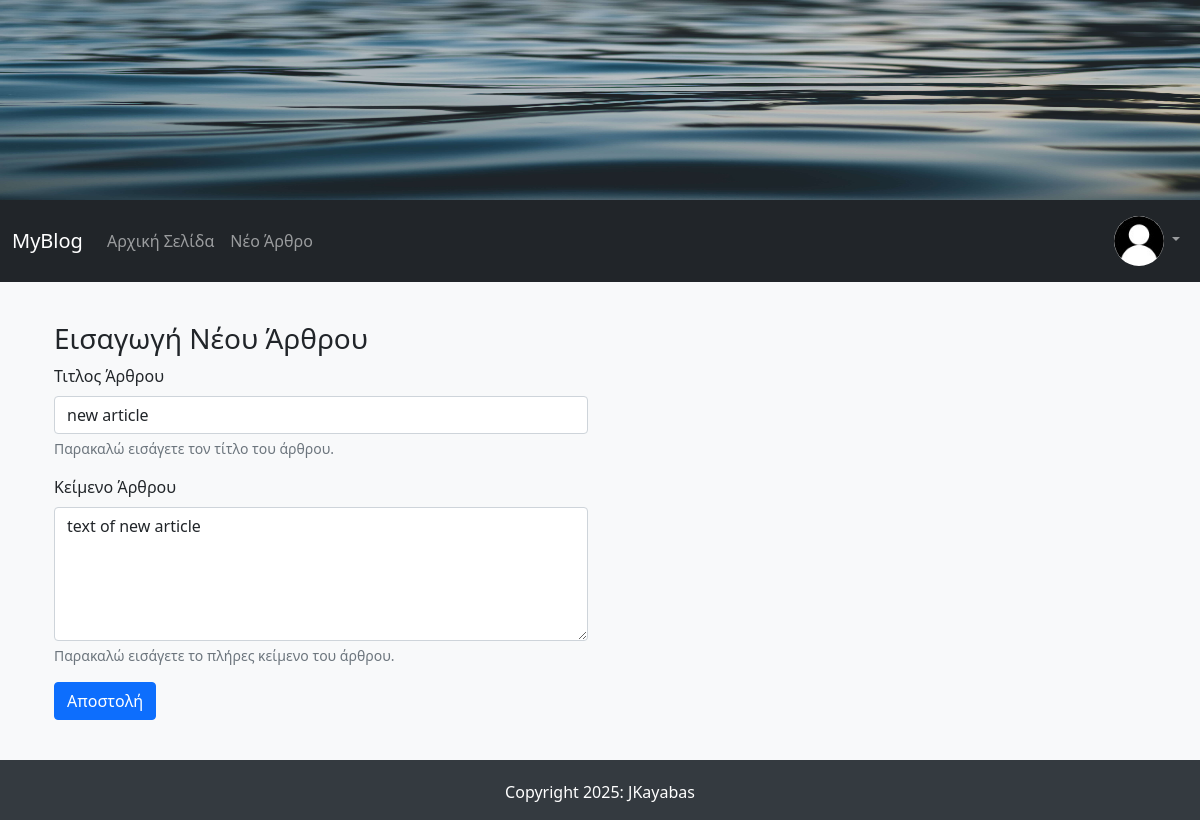
Page /edit_article/1 (signed in) on the committed database.
### FlaskBlogApp/models.py (models this page shows, shortened)
class User(db.Model, UserMixin):
    id = db.Column(db.Integer, primary_key=True)
    username = db.Column(db.String(15), unique=True, nullable=False)
    email = db.Column(db.String(150), unique=True, nullable=False)
    password = db.Column(db.String(36), nullable=False)
    profile_image = db.Column(db.String(30), default ='default_profile_image.jpg')
    articles = db.relationship('Article', backref='author', lazy=True)

class Article(db.Model):
    id = db.Column(db.Integer, primary_key = True)
    article_title = db.Column(db.String(50), nullable=False)
    article_body  = db.Column(db.Text(), nullable=False)
    article_image = db.Column(db.String(30), default ='default_article_image.jpg')
    date_created = db.Column(db.DateTime, nullable=False, default=datetime.utcnow)
    user_id = db.Column(db.Integer, db.ForeignKey('user.id'), nullable=False)

### FlaskBlogApp/routes.py (the view)
@app.route("/edit_article/<int:article_id>", methods=['GET', 'POST'])
@login_required
def edit_article(article_id):
    article = Article.query.filter_by(id=article_id, author=current_user).first_or_404()
    form = NewArticleForm(article_title=article.article_title, article_body=article.article_body)
    if request.method == 'POST' and form.validate_on_submit():
        article.article_title = form.article_title.data
        article.article_body = form.article_body.data
        db.session.commit()
        flash(f"Το άρθρο με τίτλο <b>{article.article_title} </b>ενημερώθηκε με επιτυχία.", "success")
        return redirect(url_for('root'))
    return render_template("new_article.html", form=form)

### FlaskBlogApp/forms.py
class NewArticleForm(FlaskForm):
    article_title = StringField(label="Τιτλος Άρθρου",
                           validators=[DataRequired(message="Αυτό το πεδίο δεν μπορεί να είναι κενό."),
                                      Length(min =3, max=50,message="Αυτό το πεδίο πρέπει να είναι από 3 έως 50 χαρακτήρες")])
    article_body = TextAreaField(label="Κείμενο Άρθρου",
                        validators=[DataRequired(message="Αυτό το πεδίο δεν μπορεί να είναι κενό."),
                                    Length(min =5,message="Αυτό το πεδίο πρέπει να έχει τουλαχιστον 5 χαρακτήρες")])
    submit = SubmitField("Αποστολή")

### FlaskBlogApp/models.py (called while the page is built)
@login_manager.user_loader
def load_user(user_id):
    return User.query.get(int(user_id))

### FlaskBlogApp/templates/new_article.html (shortened to what this page needs)
{% extends "base.html" %}
{% block content %}
<div class="container login-container">
  <div class="row">
    <div class="col-md-6 login-form-1">
        <h3>Εισαγωγή Νέου Άρθρου</h3>
        <form method="POST">
          <div class="mb-3">
            {{ form.article_title.label(class="form-label") }}
            {{ form.article_title(class="form-control", required=False) }}
            <div id="article_titleHelp" class="form-text">Παρακαλώ εισάγετε τον τίτλο του άρθρου.</div>
          </div>
          <div class="mb-3">
            {{ form.article_body.label(class="form-label") }}
            {{ form.article_body(class="form-control", rows="5", required=False) }}
            <div id="article_bodyHelp" class="form-text">Παρακαλώ εισάγετε το πλήρες κείμενο του άρθρου.</div>
          </div>
          <div class="mb-3">
              {{ form.submit(class="btn btn-primary") }}
          </div>
        </form>
    </div>
  </div>
</div>
{% endblock content %}

### FlaskBlogApp/templates/navbar.html (shortened to what this page needs)
<nav class="navbar navbar-expand-lg navbar-dark bg-dark">
  <div class="container-fluid">
    <a class="navbar-brand" href="/">MyBlog</a>
    <div class="collapse navbar-collapse" id="navbarNav">
      <ul class="navbar-nav me-auto mb-2 mb-lg-0">
        <li class="nav-item">
          <a class="nav-link" aria-current="page" href="/">Αρχική Σελίδα</a>
        </li>
        <li class="nav-item">
          <a class="nav-link" href="/new_article/">Νέο Άρθρο</a>
        </li>
      </ul>
      <ul class="nav navbar-nav navbar-right">
        {% if current_user.is_authenticated %}
          <li class="nav-item dropdown">
            <a class="nav-link dropdown-toggle" href="#" id="navbarDropdown" role="button"
               data-bs-toggle="dropdown" aria-expanded="false">
              <img class="rounded-circle navbar-profile-image" src="{{ url_for('static',
              filename='images/profiles_images/'+current_user.profile_image) }}" alt="{{current_user.username }}" data-holder-rendered="true" data-bs-toggle="tooltip" data-bs-placement="top" title='{{current_user.username }}'>
            </a>
          </li>
      </ul>
        {% endif %}
    </div>
  </div>
</nav>

### FlaskBlogApp/static/css/styles.css (style rules this page uses)
body { background-color: #f8f9fa; }
.container { margin-top: 20px; }
.row { margin-top: 20px; }
.navbar-profile-image { width: 50px; height: 50px; }

### rows in the picture
User: profile_image (placeholder picture)
Article: article_title "new article", article_body "text of new article"
